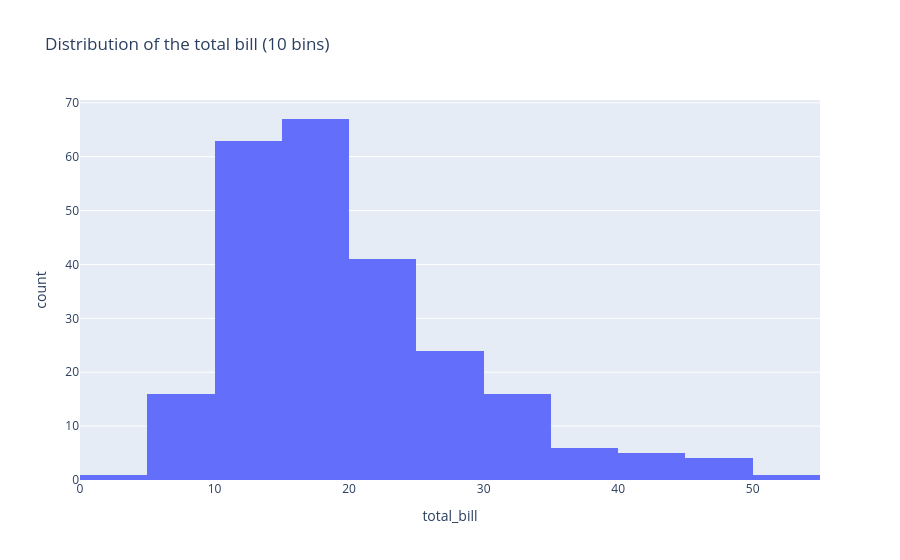

Write notebook code for a chart like this one.
### Markdown cell above
### Choosing the number of bins
Use `nbins` to make the intervals smaller or larger.

### Code cell
fig = px.histogram(tips, x="total_bill", nbins=10, title="Distribution of the total bill (10 bins)")
fig.show()

### Figure 1 — Plotly figure (JSON) as saved in the notebook; plotly's stock layout.template omitted (floating-point values rounded to 4 significant figures; data arrays with more than 128 entries replaced by an {"elided": "..."} marker saying what was removed)
{"data": [{"bingroup": "x", "hovertemplate": "total_bill=%{x}<br>count=%{y}<extra></extra>", "legendgroup": "", "marker": {"color": "#636efa", "pattern": {"shape": ""}}, "name": "", "nbinsx": 10, "orientation": "v", "showlegend": false, "type": "histogram", "x": {"elided": "244 float values"}, "xaxis": "x", "yaxis": "y"}], "layout": {"barmode": "relative", "legend": {"tracegroupgap": 0}, "title": {"text": "Distribution of the total bill (10 bins)"}, "xaxis": {"anchor": "y", "domain": [0.0, 1.0], "title": {"text": "total_bill"}}, "yaxis": {"anchor": "x", "domain": [0.0, 1.0], "title": {"text": "count"}}}}
